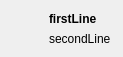
<ui version="4.0" >
 <class>listitem</class>
 <widget class="QWidget" name="listitem" >
  <property name="geometry" >
   <rect>
    <x>0</x>
    <y>0</y>
    <width>123</width>
    <height>57</height>
   </rect>
  </property>
  <property name="windowTitle" >
   <string>Form</string>
  </property>
  <layout class="QHBoxLayout" >
   <item>
    <widget class="QLabel" name="iconLabel" >
     <property name="sizePolicy" >
      <sizepolicy vsizetype="Minimum" hsizetype="Minimum" >
       <horstretch>0</horstretch>
       <verstretch>0</verstretch>
      </sizepolicy>
     </property>
     <property name="maximumSize" >
      <size>
       <width>32</width>
       <height>32</height>
      </size>
     </property>
     <property name="text" >
      <string/>
     </property>
     <property name="textFormat" >
      <enum>Qt::PlainText</enum>
     </property>
     <property name="pixmap" >
      <pixmap resource="../../resources/qpalringo.qrc" >:/contacts/pcContactIcon.png</pixmap>
     </property>
     <property name="scaledContents" >
      <bool>false</bool>
     </property>
    </widget>
   </item>
   <item>
    <layout class="QVBoxLayout" >
     <item>
      <widget class="QLabel" name="firstLine" >
       <property name="font" >
        <font>
         <weight>75</weight>
         <bold>true</bold>
        </font>
       </property>
       <property name="text" >
        <string>firstLine</string>
       </property>
      </widget>
     </item>
     <item>
      <widget class="QLabel" name="secondLine" >
       <property name="text" >
        <string>secondLine</string>
       </property>
      </widget>
     </item>
    </layout>
   </item>
  </layout>
 </widget>
 <resources>
  <include location="../../resources/qpalringo.qrc" />
 </resources>
 <connections/>
</ui>
